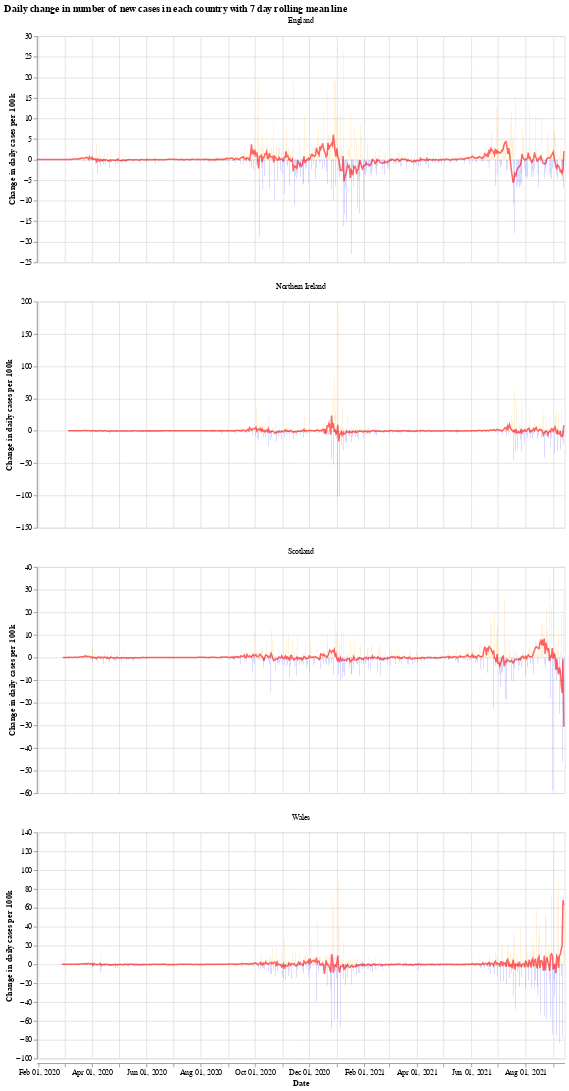

This figure's notebook cell:
### Markdown cell above
We will use the Python library `Altair` for visualising the data, see the [altair docs](https://altair-viz.github.io/) for more information.

First we have a graph which shows the daily change in the number of new cases for each country. This number jumps up and down all over the place, which is likely due to delay in reporting of new cases over the weekend. Another interesting thing is that it looks like the daily cases in Wales experienced a much shorter period of calm over the summer (calm in the sense of daily cases not jumping up and down).

The orange bars are days when the number of new cases (per 100k population) was more than the previous day, while the blue are days when the number of new cases dropped. The red line is the 7 day moving average. 

When the moving average line is below 0, it means that there is a consistent drop in new cases. We can see this clearly happening around the times that lockdowns were introduced (though, to varying degrees). I will update the graphs soon with a marker of when each lockdown started.

### Code cell
# collapse
import altair as alt

bars = alt.Chart(uk_cases).mark_bar().encode(
    x=alt.X("yearmonthdate(date):T", axis=alt.Axis(title='Date')),
    y=alt.Y("casesChangeRate:Q", axis=alt.Axis(title='Change in daily cases per 100k')),
    tooltip='casesChange',
    color=alt.condition(
        alt.datum.casesChangeRate > 0,
        alt.value("orange"),  # The positive color
        alt.value("blue")  # The negative color
    )
).properties(title='Daily change in number of new cases with 7 day rolling mean',width=700).interactive()

line = alt.Chart(uk_cases).mark_line(
    color='red',
    size=2,
    opacity=0.6
).transform_window(
    rolling_mean='mean(casesChangeRate)',
    frame=[0, 7],
    groupby=['areaName']
).encode(
    x='yearmonthdate(date):T',
    y='rolling_mean:Q'
)

alt.layer(bars, line, data=uk_cases).facet(alt.Column(
    'areaName', title=''), columns=1).resolve_scale(y='independent').properties(title='Daily change in number of new cases in each country with 7 day rolling mean line')

### Figure 1 — Vega-Lite specification as saved in the notebook (floating-point values rounded to 4 significant figures; data arrays with more than 128 entries replaced by an {"elided": "..."} marker saying what was removed)
{"config": {"view": {"continuousWidth": 400, "continuousHeight": 300}}, "data": {"name": "data-a1314aaa67cd96ed6c444541eb7cf82d"}, "facet": {"type": "nominal", "field": "areaName", "title": ""}, "spec": {"layer": [{"mark": "bar", "encoding": {"color": {"condition": {"value": "orange", "test": "(datum.casesChangeRate > 0)"}, "value": "blue"}, "tooltip": {"type": "quantitative", "field": "casesChange"}, "x": {"type": "temporal", "axis": {"title": "Date"}, "field": "date", "timeUnit": "yearmonthdate"}, "y": {"type": "quantitative", "axis": {"title": "Change in daily cases per 100k"}, "field": "casesChangeRate"}}, "selection": {"selector001": {"type": "interval", "bind": "scales", "encodings": ["x", "y"]}}, "title": "Daily change in number of new cases with 7 day rolling mean", "width": 700}, {"mark": {"type": "line", "color": "red", "opacity": 0.6, "size": 2}, "encoding": {"x": {"type": "temporal", "field": "date", "timeUnit": "yearmonthdate"}, "y": {"type": "quantitative", "field": "rolling_mean"}}, "transform": [{"window": [{"op": "mean", "field": "casesChangeRate", "as": "rolling_mean"}], "frame": [0, 7], "groupby": ["areaName"]}]}]}, "columns": 1, "resolve": {"scale": {"y": "independent"}}, "title": "Daily change in number of new cases in each country with 7 day rolling mean line", "$schema": "https://vega.github.io/schema/vega-lite/v4.8.1.json", "datasets": {"data-a1314aaa67cd96ed6c444541eb7cf82d": {"elided": "2280 records"}}}
